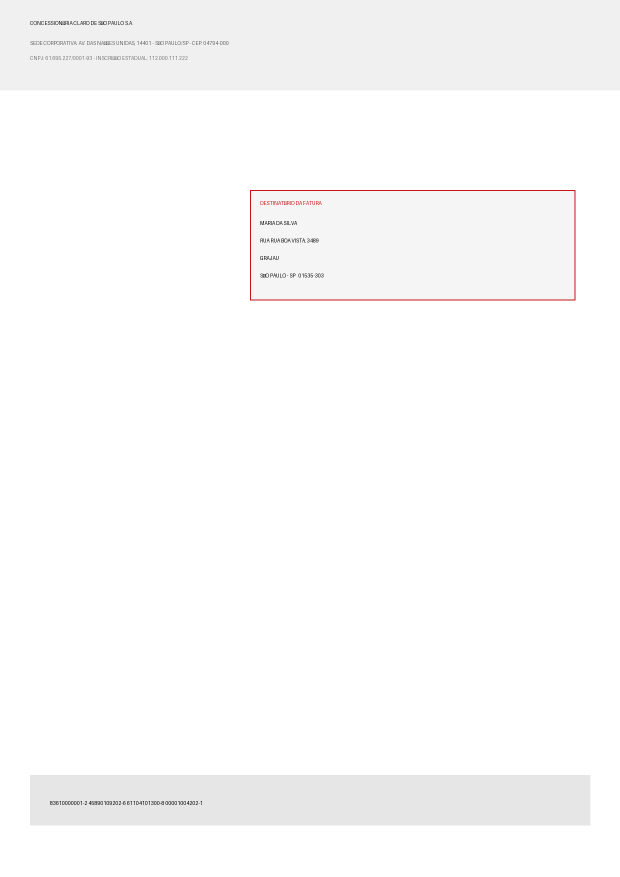
#> input picture visao/dataset_sintetico/claro_01.png, 1240 x 1754 px (shown at 1/2 size)
$ python -i scanner.py   (imports and definitions only)
#> lines starting #> are read from the running program, lines starting #| are printed output that depends on the picture; after the words box and inside, x2 and y2 are one past the last pixel; in counts of white or black regions, pixels touching at a corner belong together
#> further down, picture is the input picture: shape (1754, 1240, 3); mean B, G, R 250.8, 250.8, 251.1
import cv2
import numpy as np

# [49 lines left out: functions order_points, four_point_transform, preprocess_image_for_ocr, not called in this run]

def find_document_corners(image):
    """
    Localiza os 4 vértices do papel na imagem através de detecção de bordas de Canny
    e aproximação poligonal dos maiores contornos.
    Caso não detecte um contorno quadrilátero nítido, retorna os 4 cantos da própria imagem.
    """
    h, w = image.shape[:2]
#> h = 1754; w = 1240
    # Redimensiona para altura de 600px para acelerar a detecção
    ratio = h / 600.0
#> ratio = 2.92
    small_w = int(w / ratio)
#> small_w = 424
    small = cv2.resize(image, (small_w, 600))
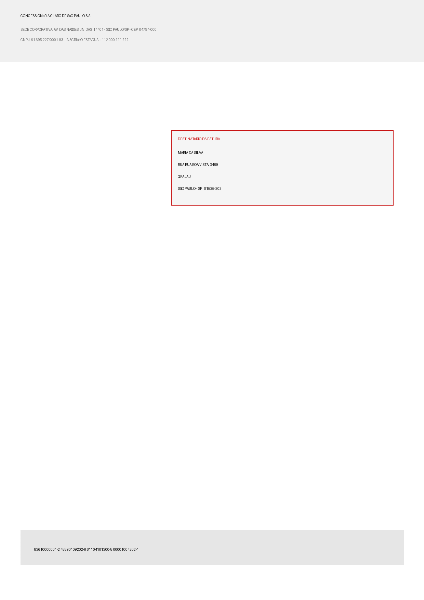
#> small: shape (600, 424, 3); mean B, G, R 250.6, 250.6, 251

    gray = cv2.cvtColor(small, cv2.COLOR_BGR2GRAY)
    blurred = cv2.GaussianBlur(gray, (5, 5), 0)
    edged = cv2.Canny(blurred, 75, 200)
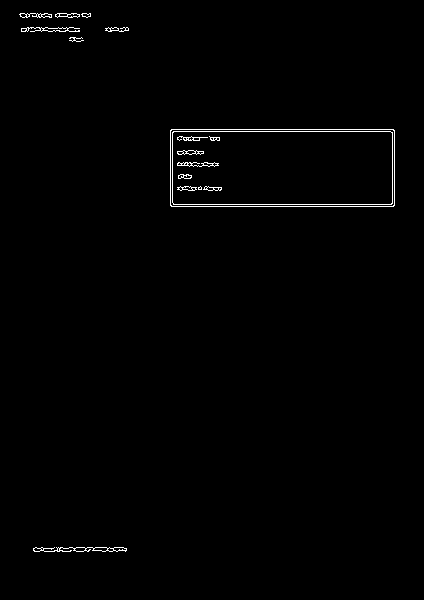
#> edged: shape (600, 424); 0.85% white in thin lines or dots, all inside (x1, y1, x2, y2) = (19, 13, 395, 552)

    # Encontra contornos
    contours, _ = cv2.findContours(edged, cv2.RETR_LIST, cv2.CHAIN_APPROX_SIMPLE)
#> contours = 70 contours, 40 with area under 20; largest, box (x1, y1, x2, y2) and area: (170, 129, 395, 207) 17246, (170, 129, 395, 207) 17240, (172, 131, 393, 205) 16056, (172, 131, 393, 205) 16052, (33, 547, 127, 552) 188
    contours = sorted(contours, key=cv2.contourArea, reverse=True)[:5]
#> contours = 5 contours; box (x1, y1, x2, y2) and area: (170, 129, 395, 207) 17246, (170, 129, 395, 207) 17240, (172, 131, 393, 205) 16056, (172, 131, 393, 205) 16052, (33, 547, 127, 552) 188

    doc_contour = None
    for c in contours:
        peri = cv2.arcLength(c, True)
        approx = cv2.approxPolyDP(c, 0.02 * peri, True)
        # Se tem 4 vértices e área significativa (pelo menos 15% do frame)
        if len(approx) == 4 and cv2.contourArea(c) > (small_w * 600 * 0.15):
            doc_contour = approx
            break
#> this loop made 5 passes
#> (peri, approx) on passes 1 to 5: (599.7, [[170, 130], [171, 206], [394, 205], [393, 129]]), (597.3, [[170, 131], [392, 129], [394, 204], [172, 206]]), (583.7, [[172, 132], [173, 204], [392, 203], [390, 131]]), (581.3, [[172, 133], [390, 131], [392, 202], [174, 204]]), (283.6, [[33, 548], [126, 550]])

    if doc_contour is not None:
        pts = doc_contour.reshape(4, 2) * ratio
        return pts.astype("float32")
    else:
        # Fallback: utiliza as 4 bordas da imagem inteira
        return np.array([
            [0, 0],
            [w - 1, 0],
            [w - 1, h - 1],
            [0, h - 1]
        ], dtype="float32")

>>> import cv2
>>> picture = cv2.imread('dataset_sintetico/claro_01.png')
>>> result = find_document_corners(picture)
#> result = [[0, 0], [1239, 0], [1239, 1753], [0, 1753]]
